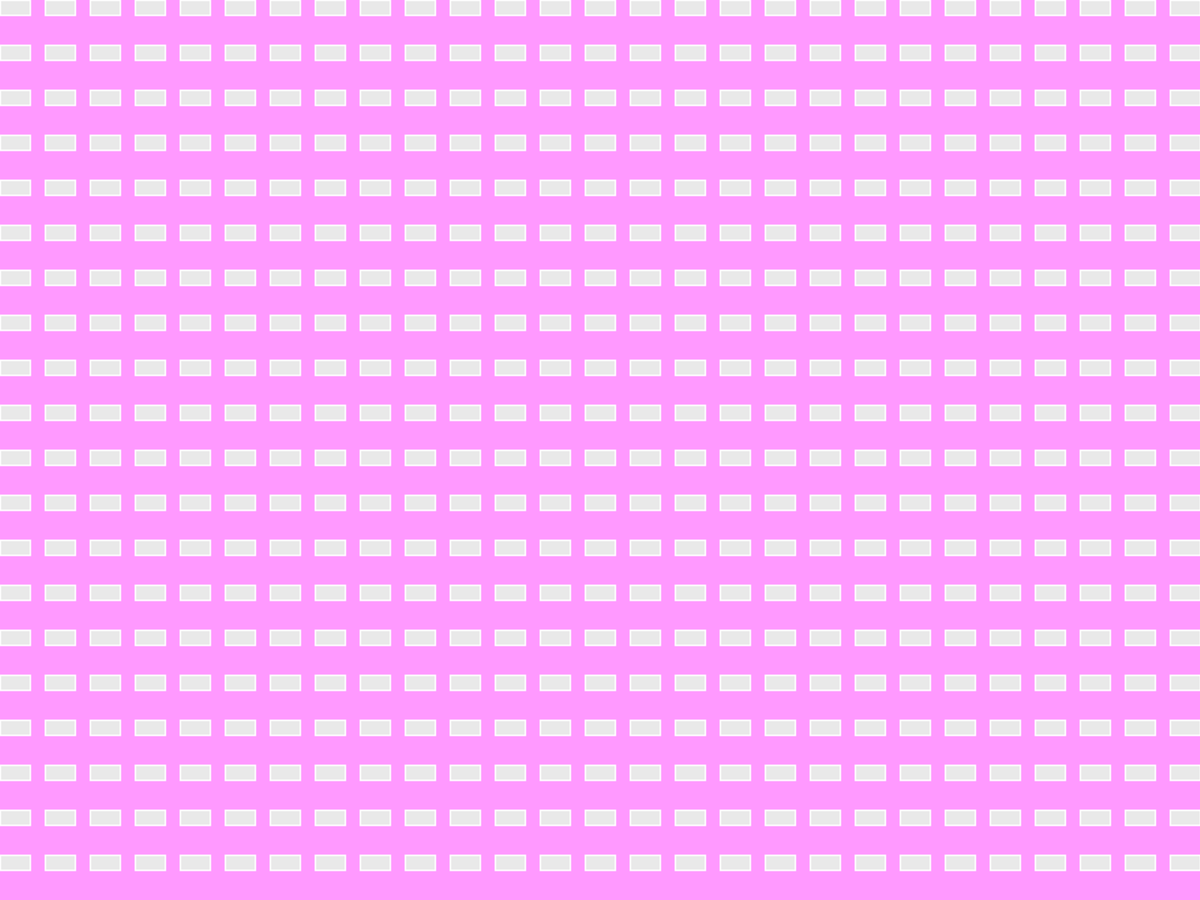
Frame 1 (no input)
Frame 60 (the mouse pressed at the canvas centre just before this capture): identical to frame 1, image omitted
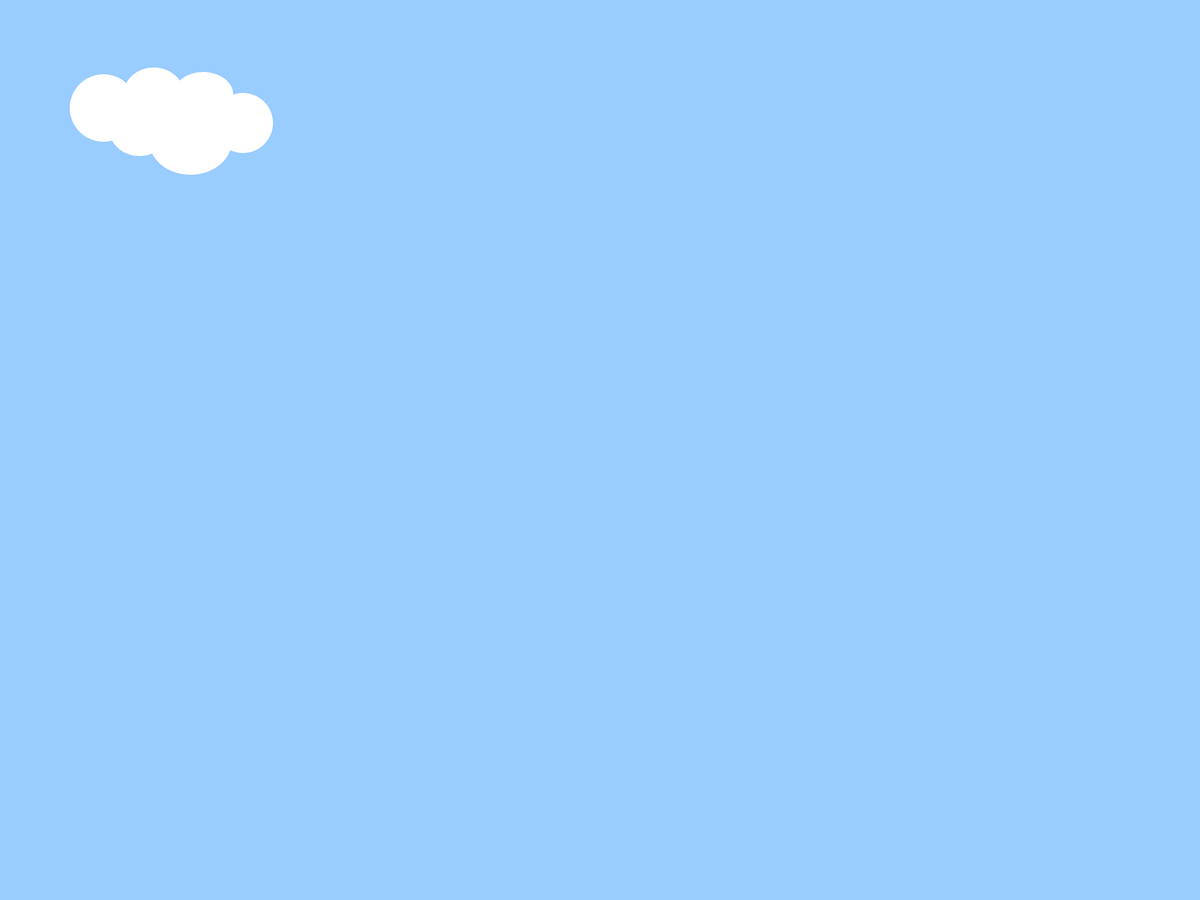
Frame 120 (the mouse held since frame 60 and released just before this capture)

The Processing sketch that drew these frames (run headless with seeded random() and noise(); from frame 60 on, the mouse is pressed at the canvas centre):

// Processing sketch: sketch_4
// ── sketch_4.pde

int sceneNumber = 0;

void setup() {
  fullScreen();
}

void draw() {
  switch(sceneNumber){
    case 0 : 
      scene0();
    break;
    
    case 1:
      scene1();
    break;
    
    case 2:
      scene2();
    break;
    
    case 3:
    scene3();
    break;
    
    case 4:
    sceneNumber = 0;
  }
}

void mousePressed() {
  sceneNumber++;
}

void scene0() {
  background(255, 153, 255);
strokeWeight(2);
stroke(255);
fill(233);

for(int y = 0; y < height; y = y+60) {
  for (int x = 0; x < width; x = x+60) {
    rect(x, y, 40, 20);
  }
}
}

void scene1() {
  background(153, 204, 255);
  noStroke();
fill(255);
ellipse(250, 160, 200, 80);
ellipse(138, 144, 90, 90);
ellipse(205, 125, 80, 70);
ellipse(271, 126, 80, 60);
ellipse(324, 164, 80, 80);
ellipse(254, 188, 110, 90);
ellipse(186, 173, 80, 70);


  }




void scene2() {
  background(122, 204, 153);
  fill(155,255,255);
  pushMatrix();
  translate(100,height/2);
  rotate(sin(frameCount *0.10)*(PI*.5));
  rect(0,0,100,100);
  popMatrix();
}

void scene3() {
  background(0, 99, 100);

}
